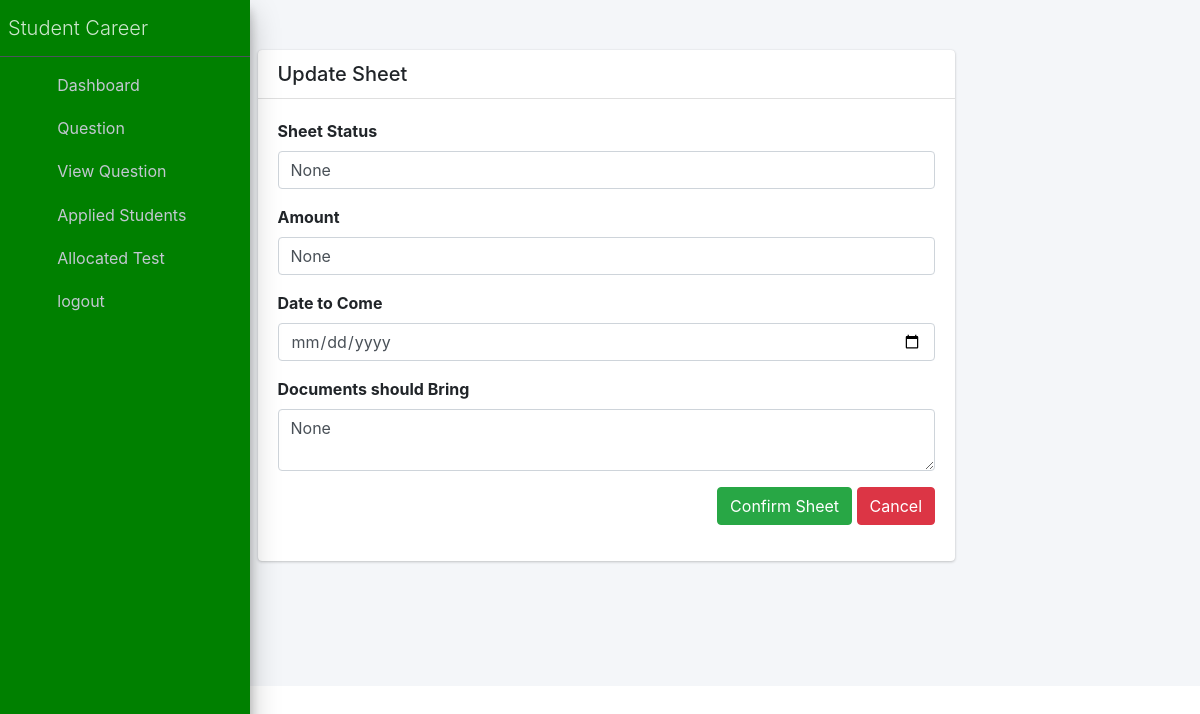
The page /sheet_status/1/ (signed in) on the database its author committed.
### app/models.py (models this page shows, shortened)
class Apply(models.Model):
	student_id = models.ForeignKey(Student_Detail, on_delete=models.CASCADE,null=True)
	college_id = models.ForeignKey(College_Detail, on_delete=models.CASCADE,null=True)
	course = models.CharField(max_length=255)
	mark = models.CharField('12th Mark', max_length=255)
	certificate = models.FileField('Upload Certificate',upload_to='documents/')
	aadhaar = models.CharField(max_length=50,null=True,blank=True)
	community = models.CharField(max_length=255)
	commun = models.FileField('Upload Community',upload_to='documents/',null=True)
	proof = models.FileField('Upload Aadhaar',upload_to='documents/',null=True)
	category_id = models.ForeignKey(Question_Category, on_delete=models.CASCADE,null=True,blank=True)
	status = models.CharField('Status',max_length=30,choices=STATU,null=True,blank=True)
	test_status = models.CharField('Test Status',max_length=30,choices=TEST,null=True,blank=True)
	sheet = models.CharField('Sheet Confirmed',max_length=30,null=True,blank=True)
	amount = models.CharField('Amount',max_length=30,null=True,blank=True)
	documents = models.TextField('Document Should Carry',max_length=3000,null=True,blank=True)
	date = models.DateField('Date',null=True,blank=True)

### app/views.py (the view, shortened to what this page needs)
# urls.py: path('sheet_status/<int:pk>/', views.sheet_status,name="sheet_status"),
def sheet_status(request,pk):
	if request.session.has_key('college_id'):
		user_id = request.session['college_id']
		detail = Apply.objects.filter(id=pk)
		return render(request,'sheet_status.html',{'detail':detail})
	else:
		return render(request,'college_login.html',{})

### app/templates/sheet_status.html (shortened to what this page needs)
{% include 'college_header.html' %}
<div class="col-xl-9 col-lg-9 col-md-12 col-sm-12 col-12" style="padding-top: 50px;">
    <div class="card">
        <h5 class="card-header">Update Sheet</h5>
        <div class="card-body">
            <form  id="basicform" method="post" enctype="multipart/form-data">{% csrf_token %}
             {% for i in detail %}
                <div class="form-group">
                    <label for="inputUserName">Sheet Status</label>
                    <input id="inputUserName" type="text" name="sheet" required="required"  class="form-control" value="{{i.sheet}}">
                </div>
                <div class="form-group">
                    <label for="inputUserName">Amount</label>
                    <input id="inputUserName" type="text" name="amount" required="required"  class="form-control" value="{{i.amount}}">
                </div>
                 <div class="form-group">
                    <label for="inputUserName">Date to Come</label>
                    <input id="inputUserName" type="date" name="date" required="required"  class="form-control" value="{{i.date}}">
                </div>
                <div class="form-group">
                    <label for="inputUserName">Documents should Bring</label>
                    <textarea name="documents" class="form-control">{{i.documents}}</textarea>
                </div>
                <div class="row">
                    <div class="col-sm-6 pl-0">
                    </div>
                    <div class="col-sm-6 pl-0">
                        <p class="text-right">
                            <button type="submit" class="btn btn-space btn-success">Confirm Sheet  </button>
                            <button type="reset" class="btn btn-space btn-danger">Cancel</button>
                        </p>
                    </div>
                </div>
                {% endfor %}
            </form>
        </div>
    </div>
</div>

### rows shown on the page
Apply: sheet "None", amount "None", documents "None"
